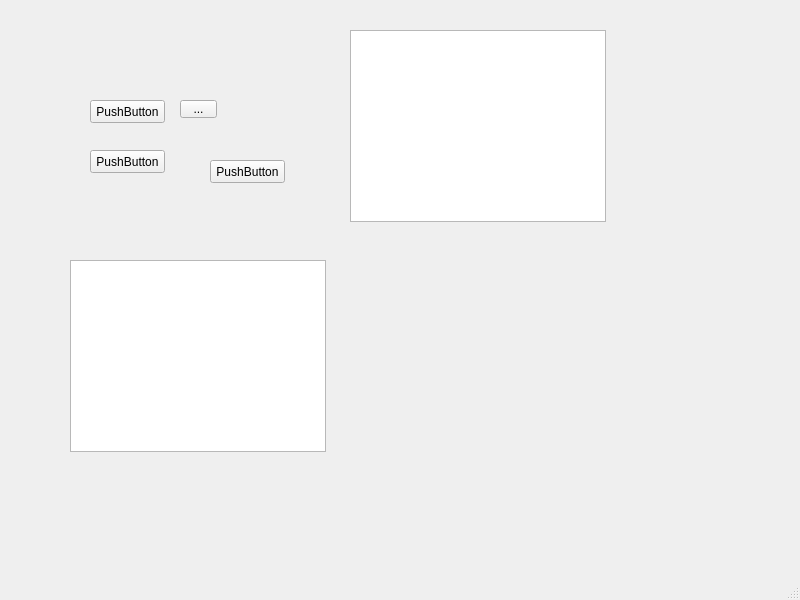
<?xml version="1.0" encoding="UTF-8"?>
<ui version="4.0">
 <class>MainWindow</class>
 <widget class="QMainWindow" name="MainWindow">
  <property name="geometry">
   <rect>
    <x>0</x>
    <y>0</y>
    <width>800</width>
    <height>600</height>
   </rect>
  </property>
  <property name="windowTitle">
   <string>MainWindow</string>
  </property>
  <widget class="QWidget" name="centralwidget">
   <widget class="QPushButton" name="pushButton">
    <property name="geometry">
     <rect>
      <x>90</x>
      <y>100</y>
      <width>75</width>
      <height>23</height>
     </rect>
    </property>
    <property name="text">
     <string>PushButton</string>
    </property>
   </widget>
   <widget class="QToolButton" name="toolButton">
    <property name="geometry">
     <rect>
      <x>180</x>
      <y>100</y>
      <width>37</width>
      <height>18</height>
     </rect>
    </property>
    <property name="text">
     <string>...</string>
    </property>
   </widget>
   <widget class="QPushButton" name="pushButton_2">
    <property name="geometry">
     <rect>
      <x>90</x>
      <y>150</y>
      <width>75</width>
      <height>23</height>
     </rect>
    </property>
    <property name="text">
     <string>PushButton</string>
    </property>
   </widget>
   <widget class="QPushButton" name="pushButton_3">
    <property name="geometry">
     <rect>
      <x>210</x>
      <y>160</y>
      <width>75</width>
      <height>23</height>
     </rect>
    </property>
    <property name="text">
     <string>PushButton</string>
    </property>
   </widget>
   <widget class="QListView" name="listView">
    <property name="geometry">
     <rect>
      <x>70</x>
      <y>260</y>
      <width>256</width>
      <height>192</height>
     </rect>
    </property>
   </widget>
   <widget class="QTreeView" name="treeView">
    <property name="geometry">
     <rect>
      <x>350</x>
      <y>30</y>
      <width>256</width>
      <height>192</height>
     </rect>
    </property>
   </widget>
  </widget>
  <widget class="QMenuBar" name="menubar">
   <property name="geometry">
    <rect>
     <x>0</x>
     <y>0</y>
     <width>800</width>
     <height>23</height>
    </rect>
   </property>
  </widget>
  <widget class="QStatusBar" name="statusbar"/>
 </widget>
 <resources/>
 <connections/>
</ui>
